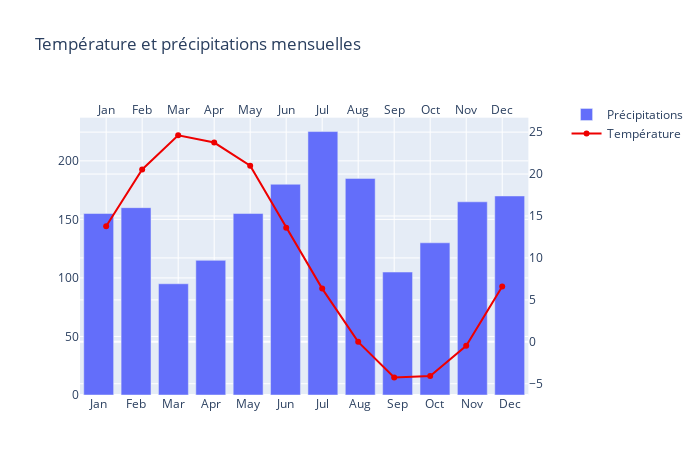

This figure's notebook cell:
### Code cell
import numpy as np
import plotly.graph_objects as go
from plotly.subplots import make_subplots

fig=make_subplots(
        specs=[[{"secondary_y": True}]])
fig.update_layout(title_text='Température et précipitations mensuelles')   

fig.update_layout(xaxis2= {'anchor': 'y', 'overlaying': 'x', 'side': 'top'},yaxis_domain=[0, 0.94])

fig.add_trace(
    go.Bar(x=precipitation.index,
           y=precipitation,
           name="Précipitations",
          ), secondary_y=False)

fig.add_trace(
    go.Scatter(x=temperature.index,
            y=temperature,
            name="Température",
            line_color="#ee0000"), secondary_y=True)
fig.data[1].update(xaxis='x2')
fig.update_layout(width=700, height=475)

### Figure 1 — Plotly figure (JSON) as saved in the notebook; plotly's stock layout.template omitted (floating-point values rounded to 4 significant figures)
{"data": [{"name": "Précipitations", "type": "bar", "x": ["Jan", "Feb", "Mar", "Apr", "May", "Jun", "Jul", "Aug", "Sep", "Oct", "Nov", "Dec"], "xaxis": "x", "y": [155, 160, 95, 115, 155, 180, 225, 185, 105, 130, 165, 170], "yaxis": "y"}, {"line": {"color": "#ee0000"}, "name": "Température", "type": "scatter", "x": ["Jan", "Feb", "Mar", "Apr", "May", "Jun", "Jul", "Aug", "Sep", "Oct", "Nov", "Dec"], "xaxis": "x2", "y": [13.77, 20.54, 24.62, 23.76, 21.0, 13.59, 6.339, -0.008696, -4.244, -4.076, -0.483, 6.583], "yaxis": "y2"}], "layout": {"height": 475, "title": {"text": "Température et précipitations mensuelles"}, "width": 700, "xaxis": {"anchor": "y", "domain": [0, 0.94]}, "xaxis2": {"anchor": "y", "overlaying": "x", "side": "top"}, "yaxis": {"anchor": "x", "domain": [0, 0.94]}, "yaxis2": {"anchor": "x", "overlaying": "y", "side": "right"}}}
